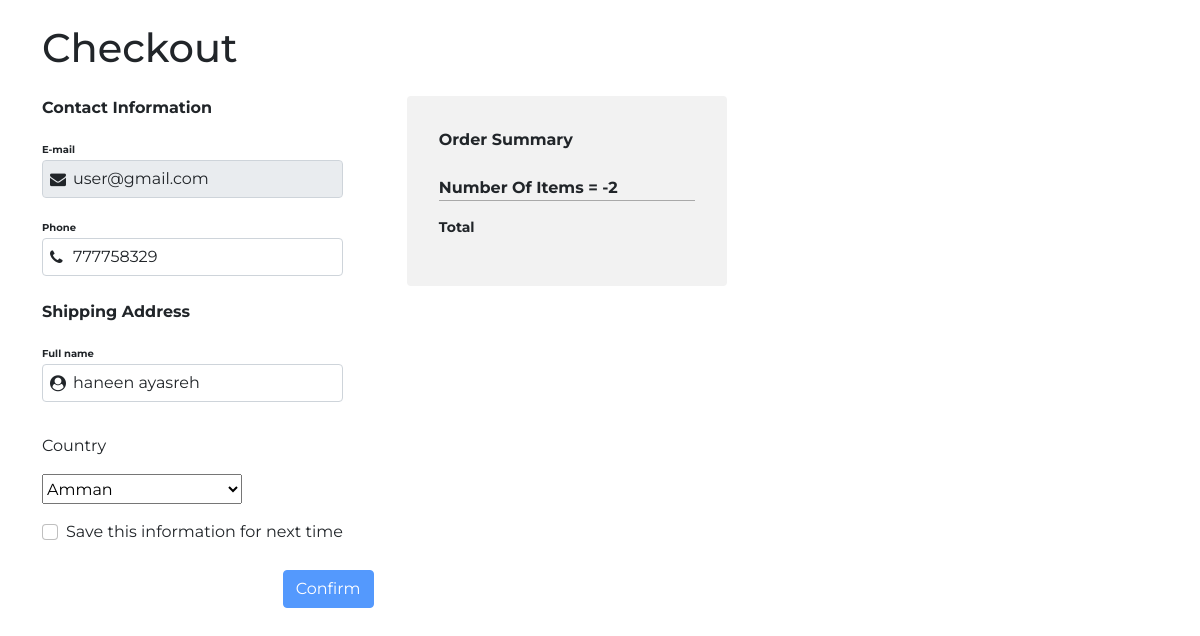
Screenshot of /money/index.php (signed in) with the database file from the repository.
### tables this page shows
CREATE TABLE `user` (
  `user_id` int(11) NOT NULL,
  `user_fullname` varchar(50) DEFAULT NULL,
  `user_email` varchar(50) DEFAULT NULL,
  `user_password` varchar(50) DEFAULT NULL,
  `user_date_create` date DEFAULT NULL,
  `user_last_login` date DEFAULT NULL,
  `user_phone` varchar(50) NOT NULL,
  `user_city` varchar(200) NOT NULL
);

### money/index.php (the view, shortened to what this page needs)
<!DOCTYPE html>
<html lang="en">
<head>
    <link href="https://cdn.jsdelivr.net/npm/bootstrap@5.1.3/dist/css/bootstrap.min.css" rel="stylesheet">
    <link rel="stylesheet" href="https://cdnjs.cloudflare.com/ajax/libs/font-awesome/4.7.0/css/font-awesome.min.css">
    <link rel="stylesheet" href="style.css">
</head>
<body>
    <div class="container mt-4">
    <?php include("../admin/includes/config.php");?>
    <?php
        $user_id = $_SESSION['users']['id'];
        $cities = ['Amman','Irbid','Jarash','Blue City','Ajloun'];
        $select = "SELECT * FROM user where user_id = $user_id";
        $res=$conn->query($select);
        $row= $res->fetch_assoc();
    ?>
       <h1>Checkout</h1>
        <section class="mt-4">
            <form name="form">
                <div class="contact">
                    <p class="heading">Contact Information</p>
                    <div class="form-group">
                        <small>E-mail</small>
                        <input type="email" class="form-control" value="<?php echo @$row['user_email'];  ?>" placeholder="Enter you email..." name="email" disabled>
                        <i class="fa fa-envelope"></i>
                    </div>
                    <div class="form-group">
                        <small>Phone</small>
                        <input type="text" class="form-control" value="<?php echo $row['user_phone'] ?>" placeholder="Enter your phone..." name="phone" required>
                        <i class="fa fa-phone"></i>
                    </div>
                </div>
                <div class="address mt-4">
                    <p class="heading">Shipping Address</p>
                    <div class="form-group">
                        <small>Full name</small>
                        <input type="text" class="form-control" value="<?php echo @$row['user_fullname']?>" placeholder="Enter your name..." name="fullname" required>
                        <i class="fa fa-user-circle"></i>
                    </div>
                    <div class="inline_address">
                        <div class="form-group">
                            <p>Country</p>
                                <select class="dropdown" style="height: 30px;">
                                    <?php foreach ($cities as $value):?>
                                    <option class="dropdown-item"> <?php echo $value?></option>
                                   <?php endforeach;?>
                                    </select>
                        </div>
                    </div>
                    <div class="form-check">
                        <input class="form-check-input" type="checkbox" >
                        <label class="form-check-label">
                            Save this information for next time
                        </label>
                    </div>
                </div>
                <a href="http://localhost/pharmacy/">
                <button type="submit" class="btn btn-primary mt-4" onclick="validateForm()">Confirm</button>
                </a>
            </form>
            <div class="cart rounded">
                <strong>Order Summary</strong>
                <br>
                <br>
                <strong>Number Of Items = <?php echo $NOI-2;?> </strong>
                <div class="bottom_row">
                    <p>Total</p>
                </div>
            </div>
        </section>
    </div>
</body>
</html>

### money/style.css (style rules this page uses)
* { margin: 0; padding: 0; }
:root { --font-body: Montserrat; --cart-color: #F2F2F2; --orange-color: #F2994A; }
body { font-family: var(--font-body); }
section { display: flex; gap: 4rem; }
.form-group { margin: 1rem 0; position: relative; }
.inline_address { display: flex; gap: 1rem; }
.heading { font-weight: bold; }
small { font-size: 10px; font-weight: bold; }
.form-group > i { position: absolute; top: 35px; left: 0.5rem; }
input[type="text"], input[type="email"] { padding-left: 30px; }
button { background-color: var(--orange-color); border-color: var(--orange-color); border-radius: 10px; margin-left: 80%; transition: 0.5s ease-in-out; }
.dropdown { width: 200px; }
.cart { background-color: var(--cart-color); padding: 2rem; height: fit-content; min-width: 320px; }
.bottom_row { display: flex; justify-content: space-between; border-top: 1px solid rgb(0,0,0,0.3); padding-top: 1rem; font-size: 14px; font-weight: bold; }
a { text-decoration: none; color: black; opacity: 70%; }

### rows the page displays
user: email "user@gmail.com", phone "777758329", fullname "haneen ayasreh"

### other values shown
$NOI-2 "-2"
form field value "Amman"
